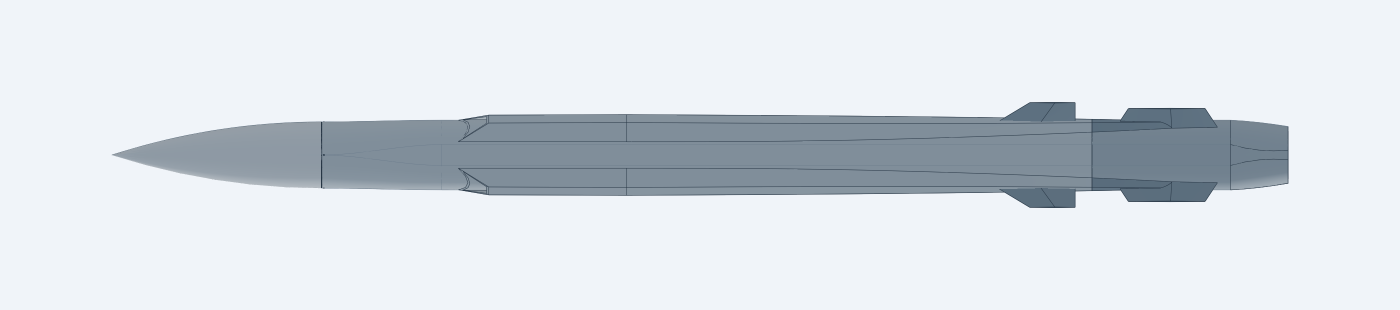
#> input picture cad/halberd_rounded_square/reviews/R18_base_lateral_negative.png, 2800 x 620 px (shown at 1/2 size)
$ python -i compose_r18_layout.py   (imports and definitions only)
#> lines starting #> are read from the running program, lines starting #| are printed output that depends on the picture; after the words box and inside, x2 and y2 are one past the last pixel; in counts of white or black regions, pixels touching at a corner belong together
"""Annotated surface-composition proposal, not detailed CAD or a machining drawing.

Colored outlines are projected onto the saved planning base. Fastener symbols
and interface callouts show design intent; no new pocket/hardware is exported.
"""
import json
import math
from pathlib import Path

from PIL import Image, ImageChops, ImageDraw, ImageFont
from cadgen import build123d as bd, read_scene

ROOT = Path(__file__).resolve().parents[1]
OUT = ROOT / "reviews"
TEAL = "#087F8C"
AMBER = "#B66A21"
INK = "#24394A"
QUIET = "#697D69"
BG = "#EDF2F7"
FONT = "C:/Windows/Fonts/arial.ttf"


def font(size):
    return ImageFont.truetype(FONT, size)


def circle(radius, count=64, keyed=False):
    points = [(radius * math.cos(i * 2 * math.pi / count),
               radius * math.sin(i * 2 * math.pi / count)) for i in range(count)]
    return [(min(x, radius * .65), y) for x, y in points] if keyed else points


def d_door():
    arc = [(-45 + 20 * math.cos(math.pi / 2 + i * math.pi / 24),
            20 * math.sin(math.pi / 2 + i * math.pi / 24)) for i in range(25)]
    return [(65, -20), (65, 20), *arc]


# These are individual layouts, not a station list to be copied around the body.
FEATURES = [
    dict(id="F02", name="Tapered shoulder hatch", face="upper", clock=0,
         x=900., tangent=0.,
         outline=[(-70,-16),(-62,-22),(60,-14),(70,-6),(70,6),(60,14),(-62,22),(-70,16)],
         screws=[(-55,-13),(-55,13),(52,-7),(52,7)],
         label=(700,105), note="One cover following the shoulder taper; four corner heads."),
    dict(id="F04A", name="Clipped forward access door", face="lateral_positive", clock=90,
         x=440., tangent=0.,
         outline=[(-90,-22),(62,-22),(90,-4),(90,12),(80,22),(-90,22)],
         screws=[(-76,-13),(-76,13),(-12,-13),(-12,13),(64,-9),(70,11)],
         label=(990,110), note="Broad asymmetric outline near the forward intake/service region."),
    dict(id="F04B", name="Rounded-end aft access door", face="lateral_positive", clock=90,
         x=-790., tangent=0., outline=d_door(),
         screws=[(-43,-10),(-43,10),(49,-11),(49,11)],
         label=(1810,455), note="A separate aft access region; rounded end and four-head layout."),
    dict(id="F05", name="Longitudinal service cover", face="lower", clock=180,
         x=140., tangent=14.,
         outline=[(-250,-5),(-242,-8),(226,-8),(250,-3),(250,3),(226,8),(-242,8),(-250,5)],
         screws=[(-231,0),(219,0)],
         lines=[[(-237,-8),(-237,8)],[(225,-8),(237,5)]],
         label=(1120,100), note="One narrow lower-face assembly with distinct terminal pieces."),
    dict(id="F03A", name="Round inspection cap", face="lateral_negative", clock=270,
         x=590., tangent=-5., outline=circle(18), inner=circle(15.5),
         screws=[(-9,0),(9,0)], label=(965,120),
         note="Forward circular cap with a fine retaining lip and paired heads."),
    dict(id="F03B", name="Keyed aft cap", face="lateral_negative", clock=270,
         x=-1390., tangent=0., outline=circle(12, keyed=True),
         screws=[], lines=[[(-6,0),(5,0)]], label=(2280,450),
         note="Small keyed outline with a central slot; no copy of the forward cap."),
    dict(id="F10", name="Booster service hatch", face="upper", clock=0,
         x=-1450., tangent=0.,
         outline=[(-48,-16),(34,-16),(48,-6),(48,10),(26,18),(-40,18),(-48,10)],
         screws=[(-34,-8),(-34,9),(33,1)], label=(2300,465),
         note="One offset-ended booster hatch with three local fastener sites."),
]
#> further down, picture is the input picture: PIL image 2800x620 RGBA; mean R, G, B, A 217, 223, 229.4, 255
FACES = [
    ("upper", "UPPER / +Z", "One shoulder hatch and one distinct booster hatch"),
    ("lateral_positive", "LATERAL / +Y", "Two different access doors, separated by quiet body skin"),
    ("lower", "LOWER / -Z", "One longitudinal assembly; no repeated door row"),
    ("lateral_negative", "OPPOSITE LATERAL / -Y", "Round forward cap and keyed aft cap; broad empty spans"),
]


def foreground_bounds(image):
    image = image.convert("RGB")
    difference = ImageChops.difference(image, Image.new("RGB", image.size, image.getpixel((0,0))))
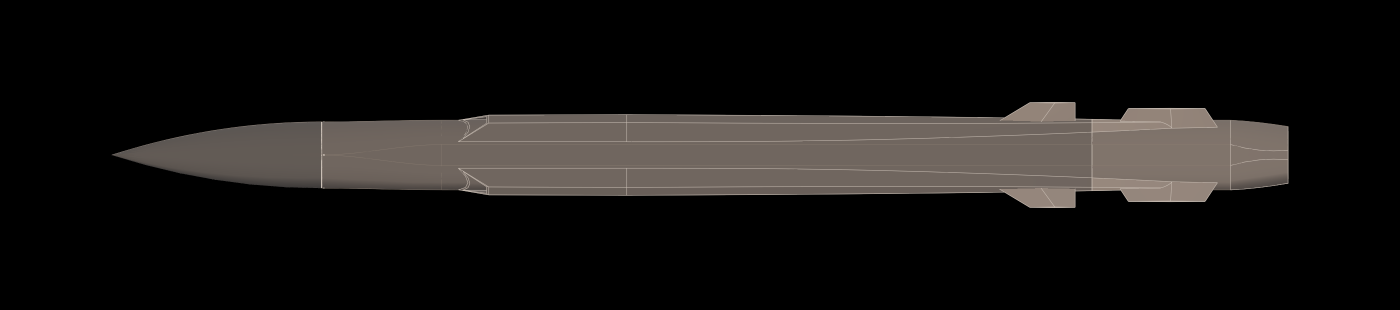
#> difference: PIL image 2800x620 RGB (shown at 1/2 size); mean R, G, B 23, 21, 19.6
    mask = difference.convert("L").point(lambda value: 255 if value > 18 else 0)
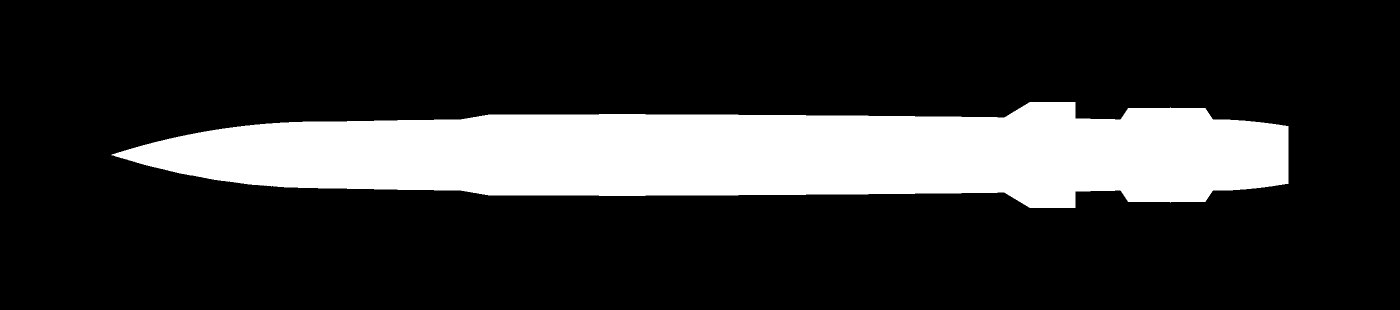
#> mask: PIL image 2800x620 L (shown at 1/2 size); 19.9% white; 1 white region, box (x1, y1, x2, y2) and area: (223, 204, 2577, 416) 344641
    bounds = mask.getbbox()
#> bounds = (223, 204, 2577, 416)
    if bounds is None or bounds[2] - bounds[0] < image.width * .5:
        raise ValueError("Could not calibrate the CAD silhouette in the raw image")
    return bounds


def outline(draw, points, color=TEAL, width=3):
    points = [(round(x), round(y)) for x,y in points]
    draw.line(points + [points[0]], fill=color, width=width, joint="curve")


# [152 lines left out: functions draw_feature, callout, draw_flat, sampled_projection_bounds, compose_whole, feature_sheet, not called in this run]


# [28 lines not run here, left out]

>>> from PIL import Image
>>> picture = Image.open('R18_base_lateral_negative.png')
>>> result = foreground_bounds(picture)
#> result = (223, 204, 2577, 416)

$ run again, on cad/halberd_rounded_square/reviews/ABC_Details.png
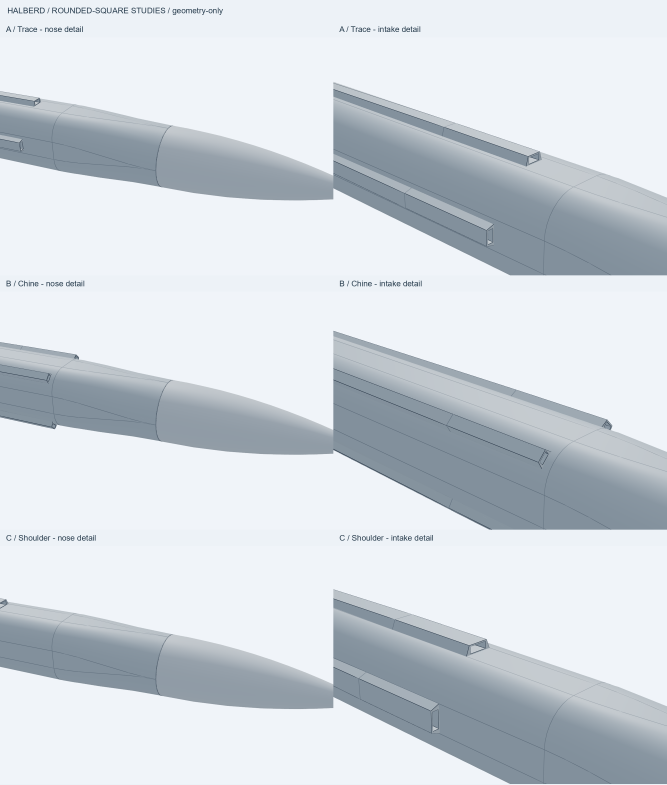
#> input picture cad/halberd_rounded_square/reviews/ABC_Details.png, 2000 x 2353 px (shown at 1/3 size)
#> picture is the input picture: PIL image 2000x2353 RGB; mean R, G, B 208.4, 215.1, 221.8
#> in foreground_bounds, `difference = ImageChops.difference(image, Image.new("RGB", image.size,..`:
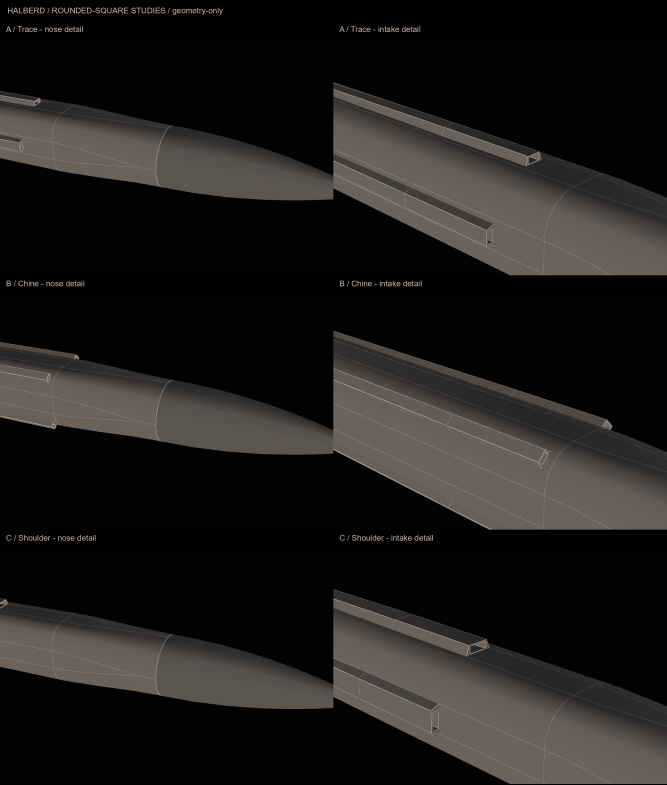
#> difference: PIL image 2000x2353 RGB (shown at 1/3 size); mean R, G, B 32, 29.2, 27.5
#> in foreground_bounds, `mask = difference.convert("L").point(lambda value: 255 if value > 18 e..`:
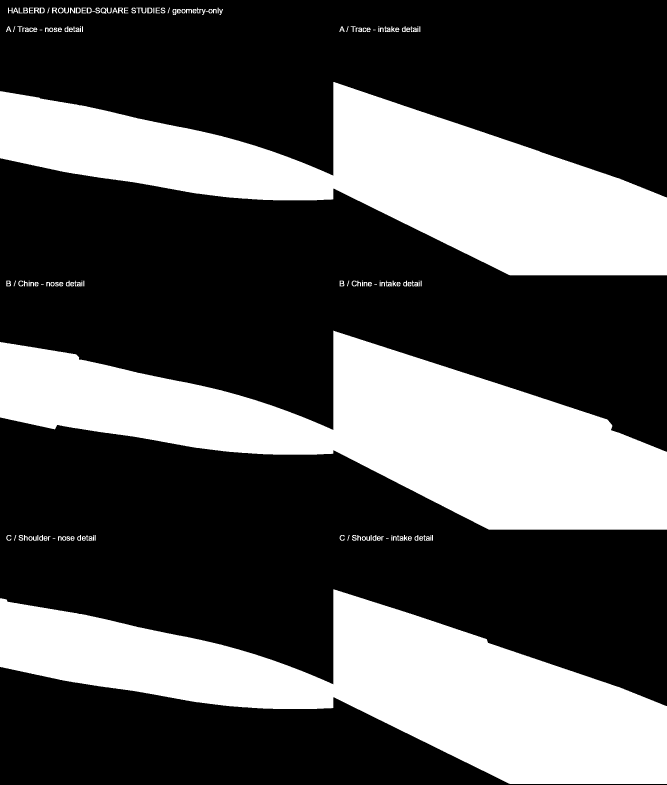
#> mask: PIL image 2000x2353 L (shown at 1/3 size); 34.3% white; 172 white regions (18 under 20 px), largest, box (x1, y1, x2, y2) and area: (0, 992, 2000, 1589) 557490, (0, 1768, 2000, 2352) 523180, (0, 246, 2000, 826) 519956
#> bounds = (0, 23, 2000, 2352)

$ run again, on cad/halberd_rounded_square/reviews/ABC_Opposed.png
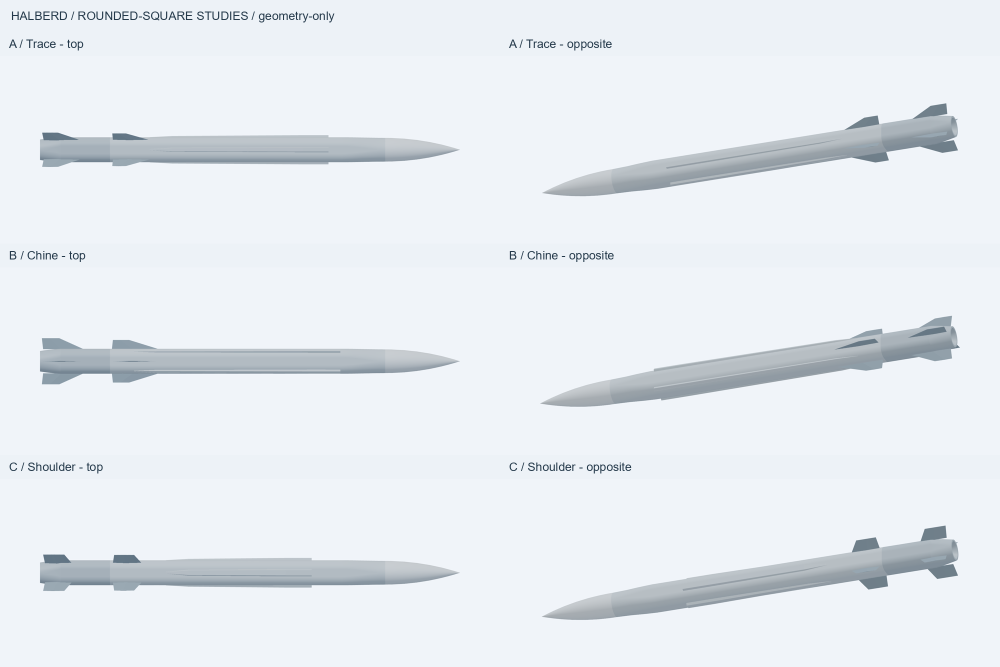
#> input picture cad/halberd_rounded_square/reviews/ABC_Opposed.png, 2000 x 1333 px (shown at 1/2 size)
#> picture is the input picture: PIL image 2000x1333 RGB; mean R, G, B 231.1, 235.9, 241.2
#> in foreground_bounds, `difference = ImageChops.difference(image, Image.new("RGB", image.size,..`:
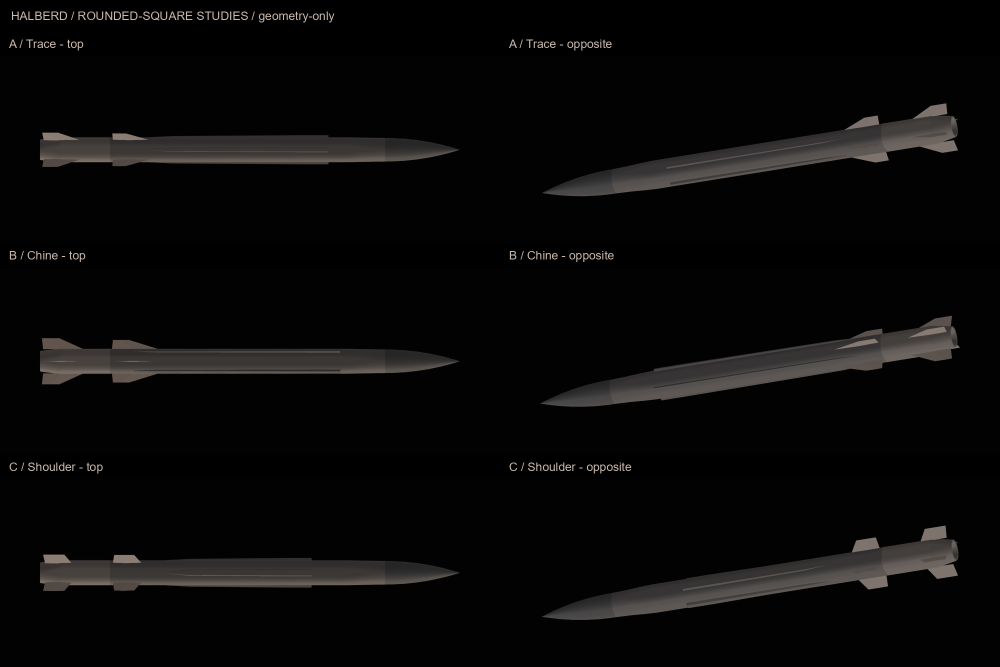
#> difference: PIL image 2000x1333 RGB (shown at 1/2 size); mean R, G, B 10.3, 9, 8.8
#> in foreground_bounds, `mask = difference.convert("L").point(lambda value: 255 if value > 18 e..`:
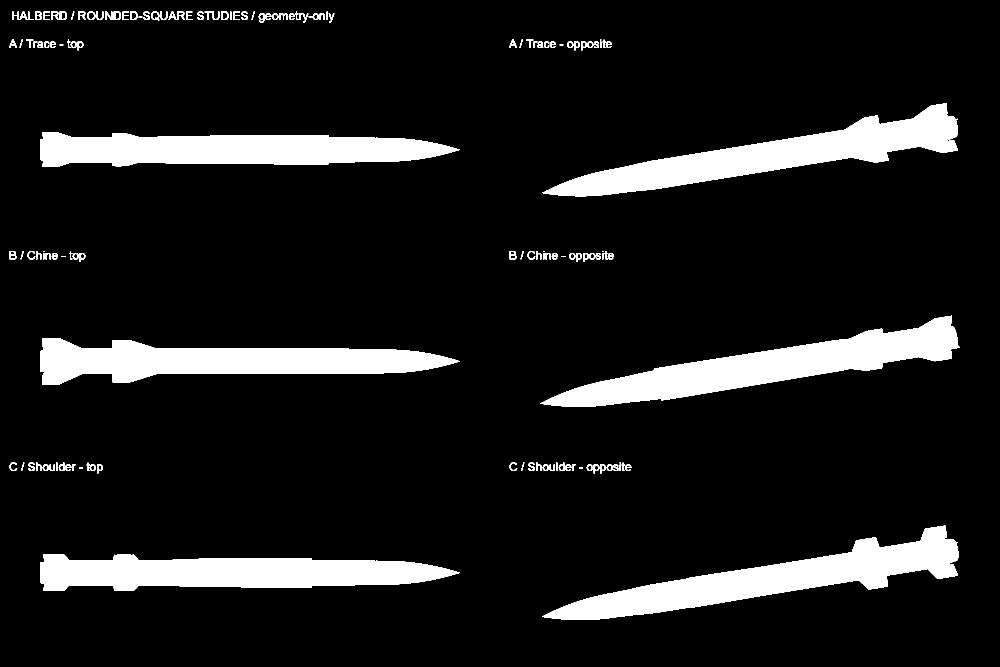
#> mask: PIL image 2000x1333 L (shown at 1/2 size); 10.8% white; 133 white regions (12 under 20 px), largest, box (x1, y1, x2, y2) and area: (1081, 631, 1920, 814) 49573, (1084, 1051, 1917, 1240) 48991, (1084, 206, 1916, 393) 48024
#> bounds = (18, 23, 1920, 1240)
